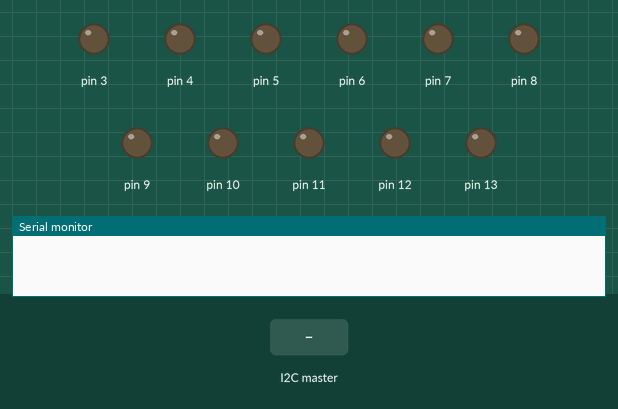
Simulated run of this sketch. Board: Arduino Uno, built with avr-gcc and run on an emulated ATmega328P. Shown: output pins drawn as LEDs (lit = HIGH), the last lines printed to the serial monitor. The inputs (shaded band) are chosen by the test bench.

Above: at 1.2 s.
1.3 s: the I2C master sends the byte 1
At 2.5 s:
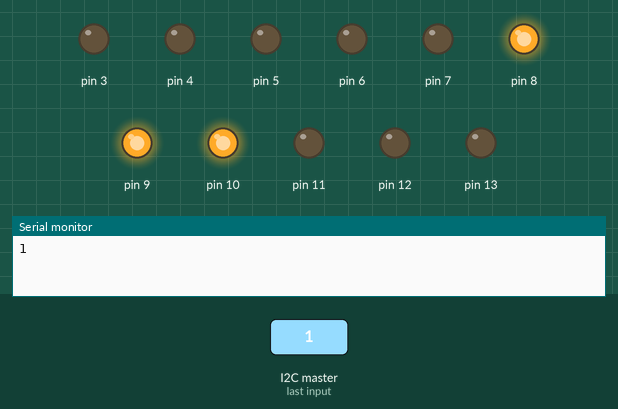
2.8 s: the I2C master sends the byte 0
At 3.6 s:
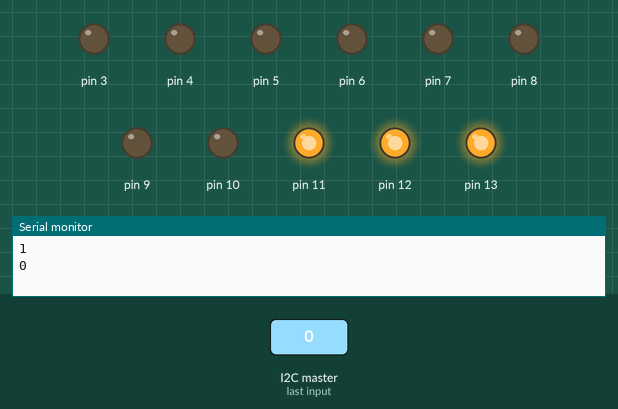
4.3 s: the I2C master sends the byte 2
At 4.7 s:
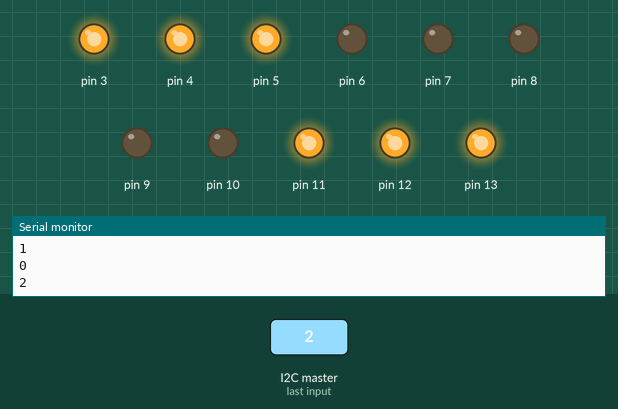
5.8 s: the I2C master sends the byte 90
At 7.1 s:
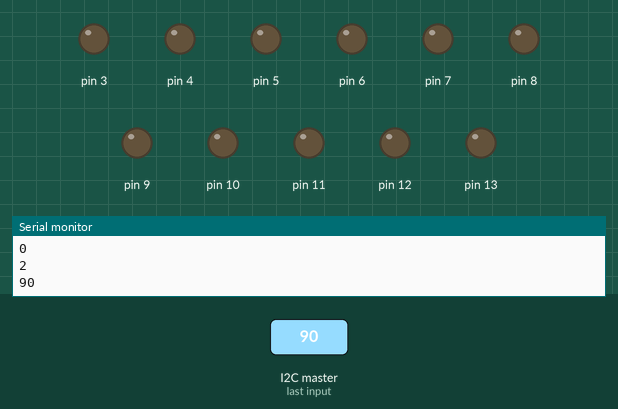
Timing chart, 0 to 8.3 s (numbered marks = the images above; inputs shaded):
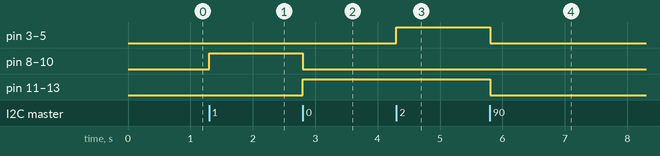

The sketch:

BryggeriV2Slave.ino
```cpp
#include <Wire.h>


void receiveEvent(int howMany){
    int x;
    x = Wire.read();    // receive byte as an integer
    Serial.println(x);         // print the integer

   if (x==0){
    digitalWrite(13, HIGH);
    digitalWrite(12, HIGH);
    digitalWrite(11, HIGH);
    digitalWrite(10, LOW);
    digitalWrite(9, LOW);
    digitalWrite(8, LOW);
    digitalWrite(7, LOW);
    digitalWrite(6, LOW);
    digitalWrite(5, LOW);
    digitalWrite(4, LOW);
    digitalWrite(3, LOW);
  }

  else if (x==1){
    digitalWrite(13, LOW);
    digitalWrite(12, LOW);
    digitalWrite(11, LOW);
    digitalWrite(10, HIGH);
    digitalWrite(9, HIGH);
    digitalWrite(8, HIGH);
    digitalWrite(7, LOW);
    digitalWrite(6, LOW);
    digitalWrite(5, LOW);
    digitalWrite(4, LOW);
    digitalWrite(3, LOW);
  }

  else if (x==2){
    digitalWrite(13, HIGH);
    digitalWrite(12, HIGH);
    digitalWrite(11, HIGH);
    digitalWrite(10, LOW);
    digitalWrite(9, LOW);
    digitalWrite(8, LOW);
    digitalWrite(7, LOW);
    digitalWrite(6, LOW);
    digitalWrite(5, HIGH);
    digitalWrite(4, HIGH);
    digitalWrite(3, HIGH);
  }

  else if (x==3){
    digitalWrite(13, LOW);
    digitalWrite(12, LOW);
    digitalWrite(11, LOW);
    digitalWrite(10, LOW);
    digitalWrite(9, LOW);
    digitalWrite(8, HIGH);
    digitalWrite(7, LOW);
    digitalWrite(6, HIGH);
    digitalWrite(5, LOW);
    digitalWrite(4, HIGH);
    digitalWrite(3, LOW);
  }
  else if (x==4){
    digitalWrite(13, HIGH);
    digitalWrite(12, HIGH);
    digitalWrite(11, HIGH);
    digitalWrite(10, HIGH);
    digitalWrite(9, HIGH);
    digitalWrite(8, HIGH);
    digitalWrite(7, HIGH);
    digitalWrite(6, HIGH);
    digitalWrite(5, HIGH);
    digitalWrite(4, HIGH);
    digitalWrite(3, HIGH);
  }
  else{
    digitalWrite(13, LOW);
    digitalWrite(12, LOW);
    digitalWrite(11, LOW);
    digitalWrite(10, LOW);
    digitalWrite(9, LOW);
    digitalWrite(8, LOW);
    digitalWrite(7, LOW);
    digitalWrite(6, LOW);
    digitalWrite(5, LOW);
    digitalWrite(4, LOW);
    digitalWrite(3, LOW);
  }
}


void setup() {
  pinMode(13, OUTPUT);
  pinMode(12, OUTPUT);
  pinMode(11, OUTPUT);
  pinMode(10, OUTPUT);
  pinMode(9, OUTPUT);
  pinMode(8, OUTPUT);
  pinMode(7, OUTPUT);
  pinMode(6, OUTPUT);
  pinMode(5, OUTPUT);
  pinMode(4, OUTPUT);
  pinMode(3, OUTPUT);

  Wire.begin(8);                // join i2c bus with address #8
  Wire.onReceive(receiveEvent); // register event
  Serial.begin(9600);           // start serial for output

}

void loop() {
  delay(100);

}
```

Measured:
- after the input at 1.3 s, pin 8–10: LOW → HIGH at once
- after the input at 2.8 s, pin 8–10: HIGH → LOW at once; pin 11–13: LOW → HIGH at once
- after the input at 4.3 s, pin 3–5: LOW → HIGH at once
- after the input at 5.8 s, pin 3–5, pin 11–13: HIGH → LOW at once
